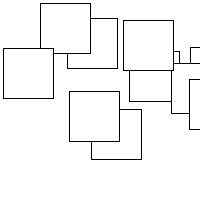
Frame 1 (no input)
Frame 60 (the mouse pressed at the canvas centre just before this capture): identical to frame 1, image omitted
Frame 120 (the mouse held since frame 60 and released just before this capture): identical to frame 1, image omitted

The Processing sketch that drew this single still picture (run headless with seeded random() and noise(); from frame 60 on, the mouse is pressed at the canvas centre):

// Processing sketch: Task_4_22feb
// ── Task_4_22feb.pde
//task 4
Square[] firkanter = new Square[10];

void setup() {
  size(200, 200);
  //Square f1 = new Square(100,50,20);
  //f1.display();

  for (int i = 0; i < firkanter.length; i++) {
    float x = random (width);
    float y = random(height);
    firkanter[i] = new Square (x, y, 50);
  }
}

void draw () {
  background(255);

  for (Square firkants : firkanter) {
    firkants.display();
  }
}

// ── Square_class.pde
class Square {

  float  xposition;
  float yposition;
  float size;

  Square(float xposition, float yposition, float size) {
    this.xposition = xposition;
    this.yposition = yposition;
    this.size = size;
  }

  void display() {
    rect(xposition, yposition, size, size);
  }
}
